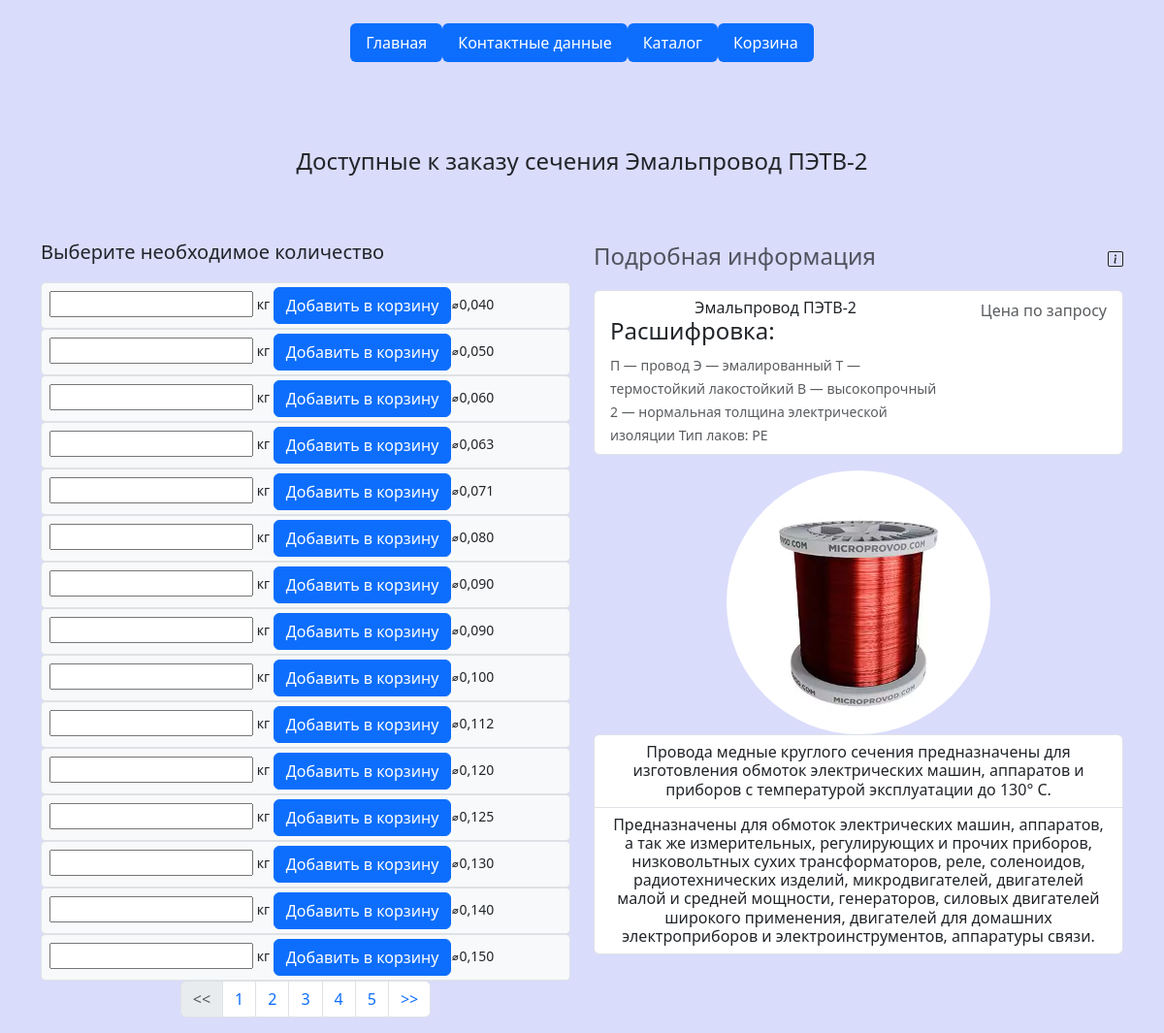
/products/emalprovod-petv-2/, run on the app's committed database.
### indexapp/models.py (models this page shows, shortened)
class Products(models.Model):
    sections = models.ManyToManyField('Sections')
    category = models.ForeignKey(to=Categories, on_delete=models.CASCADE)
    name = models.CharField(max_length=128)
    slug = models.SlugField(max_length=100, db_index=True, unique=True, verbose_name='URL')
    description = models.TextField()
    application = models.TextField()
    image = models.ImageField(upload_to='media/products_images')
    class Meta:
        ordering = ('name',)
        index_together = (('id', 'slug'),)

class Categories(models.Model):
    name = models.CharField(max_length=128, unique=True)
    description = models.CharField(max_length=512)
    class Meta:
        verbose_name = 'Категорию'
        verbose_name_plural = 'Categories'

class Sections(models.Model):
    section = models.CharField(max_length=15)
    class Meta:
        ordering = ('section',)
        verbose_name = 'Сечение'
        verbose_name_plural = 'Сечения'

### indexapp/views.py (the view)
# urls.py: path('products/<slug:slug>/', views.product_view_detail, name='product_detail'),
def product_view_detail(request, slug, page_number=1):
    product = get_object_or_404(Products, slug=slug)
    per_page = 15
    paginator = Paginator(product.sections.all(), per_page)
    sections_paginator = paginator.page(page_number)
    section_add_form = CartAddSectionForm()
    context = {
        'product': product,
        'sections': sections_paginator,
        'section_add_form': section_add_form,
        'title': 'Карточка продукта'
    }
    return render(request, 'indexapp/product_detail.html', context)

### cart/forms.py
class CartAddSectionForm(forms.Form):
    quantity = forms.IntegerField(max_value=500, label='')
    exclude = ['quantity']
    update = forms.BooleanField(required=False, initial=False, widget=forms.HiddenInput)

### cart/context_processors.py (called while the page is built)
def cart(request):
    return {'cart': Cart(request)}

### indexapp/templates/indexapp/product_detail.html (shortened to what this page needs)
{% extends 'indexapp/base.html' %}
{% block content %}
<div class="container">
    <div class="py-5 text-center">
        <p class="lead"><h4>Доступные к заказу сечения {{ product.name }}</h4></p>
    </div>
    <div class="row">
        <div class="col-md-6 order-md-3 mb-4">
                <h4 class="d-flex justify-content-between align-items-center mb-3">
                    <span class="text-muted">Подробная информация</span>
                    <span style="font-size:2rem;">
                    </span>
                </h4>
            <ul class="list-group mb-3">
                <li class="list-group-item d-flex justify-content-between lh-condensed">
                    <div class="col-md-8">
                        <h6 class="my-0 text-center">{{ product.name }}</h6>
                        <h4>Расшифровка:</h4>
                        <small class="text-muted">{{ product.description }}</small>
                    </div>
                    <span class="text-muted">Цена по запросу</span>
                </li>
            </ul>
            <img src="{{ product.image.url }}"
                 class="rounded-circle img-fluid mx-auto d-block"
                 alt="фото продукта"
                 width="272"
                 height="292">
            <ul class="list-group mb-3">
                <li class="list-group-item d-flex justify-content-between lh-condensed">
                    <div>
                        <h6 class="my-0 text-center">{{ product.category.description }}</h6>
                    </div>
                </li>
                <li class="list-group-item d-flex justify-content-between lh-condensed">
                    <div>
                        <h6 class="my-0 text-center">{{ product.application }}</h6>
                    </div>
                </li>
            </ul>
        </div>
        <div class="col-md-6 order-md-1">
            <p class="mb-10 lead">Выберите необходимое количество</p>
            {% for section in sections %}
                    <div class="form-group">
                        <form action="{% url "cart_add" section.id product.id %}" class="bg-light form-control input-sm form-control-sm" method="post">
                        {{ section_add_form}}кг
                        <input type="submit" value="Добавить в корзину" class="btn btn-primary col-xs-3"><span>⌀{{ section.section }}</span>
                        </form>
                    </div>
            {% endfor %}
            <nav aria-label="Page navigation example">
                <ul class="pagination justify-content-center">
                    <li class="page-item {% if not sections.has_previous %} disabled {% endif %}">
                        <a class="page-link"
                           href="{% if sections.has_previous %} {% url 'paginator' product.slug sections.previous_page_number %} {% else %} # {% endif %}"
                           tabindex="-1" aria-disabled="true">
                            <<
                        </a>
                    </li>
                    {% for page in sections.paginator.page_range %}
                    <li class="page-item">
                        <a class="page-link"
                           href="{% url 'paginator' product.slug page%}">
                            {{ page }}
                        </a>
                    </li>
                    {% endfor %}
                    <li class="page-item {% if not sections.has_next %} disabled {% endif %}">
                        <a class="page-link"
                           href="{% if sections.has_next %} {% url 'paginator' product.slug sections.next_page_number %} {% else %} # {% endif %}">
                            >>
                        </a>
                    </li>
                </ul>
            </nav>
        </div>
    </div>
</div>
{% endblock %}

### data on the page
Products: name "Эмальпровод ПЭТВ-2", description "П — провод Э — эмалированный Т — термостойкий лакостойкий В — высокопрочный 2 — нормальная толщина электрической изоляции Тип лаков: PE", image (picture), category.description "Провода медные круглого сечения предназначены для изготовления обмоток электрических машин, аппаратов и приборов с температурой эксплуатации до 130° С.", application "Предназначены для обмоток электрических машин, аппаратов, а так же измерительных, регулирующих и прочих приборов, низковольтных сухих трансформаторов, реле, соленоидов, радиотехнических изделий, микродвигателей, двигателей малой и средней мощности, генераторов, силовых двигателей широкого применения, двигателей для домашних электроприборов и электроинструментов, аппаратуры связи."
Sections: section "0,040"
Sections: section "0,050"
Sections: section "0,060"
Sections: section "0,063"
Sections: section "0,071"
Sections: section "0,080"
Sections: section "0,090"
Sections: section "0,090"
Sections: section "0,100"
Sections: section "0,112"
Sections: section "0,120"
Sections: section "0,125"
Sections: section "0,130"
Sections: section "0,140"
Sections: section "0,150"

### other printed values
{{ page }} "1" "2" "3" "4" "5"
